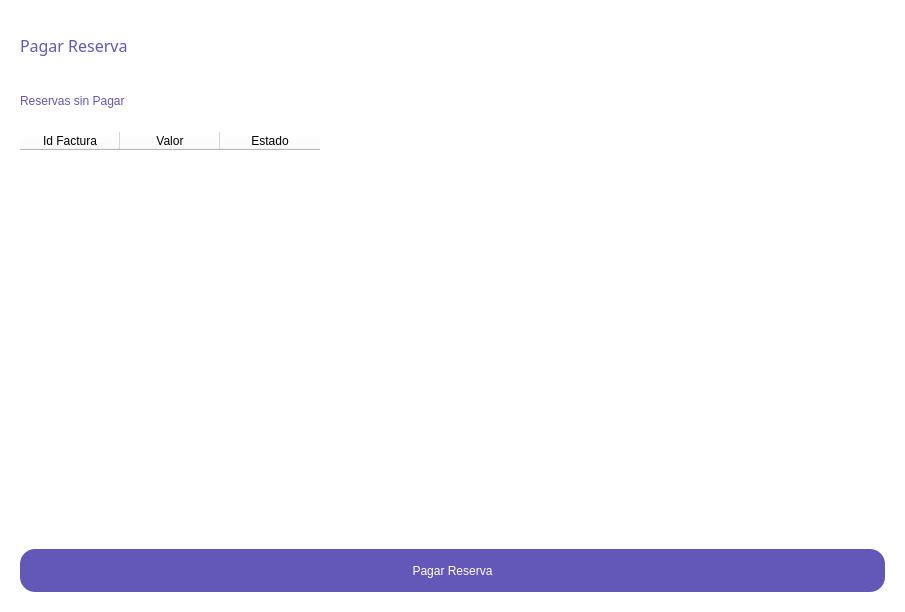
<?xml version="1.0" encoding="UTF-8"?>
<ui version="4.0">
 <class>Form</class>
 <widget class="QWidget" name="Form">
  <property name="geometry">
   <rect>
    <x>0</x>
    <y>0</y>
    <width>905</width>
    <height>612</height>
   </rect>
  </property>
  <property name="windowTitle">
   <string>Form</string>
  </property>
  <property name="styleSheet">
   <string notr="true">
QWidget
{
    background-color: white;
    border-radius: 20px;
}

QPushButton
{
    color: white;
    background-color: #6357B7;
    border-radius: 15px;
    font: 14pt &quot;Bahnschrift&quot;;
}

QPushButton:Pressed
{
    background-color: #C397E4;
}

QPushButton:disabled
{
    color: #6357B7;
    background-color: white;
    border-radius: 0px;
}

QLineEdit
{
    color: #6357B7;
    background-color: white;
    border : 2px solid #6357B7;
    border-radius: 15px;
    font: 10pt &quot;Bahnschrift&quot;;
    border: 1px solid #6357B7;
    padding: 10px;
}

QLabel
{
    background-color: transparent;
    color: #6357B7;
    font: 12pt &quot;Bahnschrift&quot;;
}

QComboBox
{
    border: 1px solid #6357B7;
    border-radius: 5px;
    padding: 1px 18px 1px 3px;
    min-width: 10px;
}

QTableWidget
{
	 color: #6357B7;
   	 font: 12pt &quot;Bahnschrift&quot;;
}</string>
  </property>
  <layout class="QHBoxLayout" name="horizontalLayout">
   <item>
    <widget class="QWidget" name="widget" native="true">
     <property name="minimumSize">
      <size>
       <width>465</width>
       <height>0</height>
      </size>
     </property>
     <layout class="QVBoxLayout" name="verticalLayout">
      <item>
       <widget class="QLabel" name="label">
        <property name="minimumSize">
         <size>
          <width>0</width>
          <height>20</height>
         </size>
        </property>
        <property name="maximumSize">
         <size>
          <width>16777215</width>
          <height>50</height>
         </size>
        </property>
        <property name="font">
         <font>
          <family>Bahnschrift</family>
          <pointsize>12</pointsize>
          <weight>50</weight>
          <italic>false</italic>
          <bold>false</bold>
         </font>
        </property>
        <property name="text">
         <string>Pagar Reserva</string>
        </property>
       </widget>
      </item>
      <item>
       <widget class="QLabel" name="label_6">
        <property name="minimumSize">
         <size>
          <width>0</width>
          <height>20</height>
         </size>
        </property>
        <property name="maximumSize">
         <size>
          <width>16777215</width>
          <height>50</height>
         </size>
        </property>
        <property name="text">
         <string>Reservas sin Pagar</string>
        </property>
       </widget>
      </item>
      <item>
       <widget class="QTableWidget" name="tableWidget">
        <property name="sizePolicy">
         <sizepolicy hsizetype="Expanding" vsizetype="Preferred">
          <horstretch>0</horstretch>
          <verstretch>0</verstretch>
         </sizepolicy>
        </property>
        <property name="minimumSize">
         <size>
          <width>0</width>
          <height>68</height>
         </size>
        </property>
        <property name="styleSheet">
         <string notr="true"/>
        </property>
        <property name="alternatingRowColors">
         <bool>true</bool>
        </property>
        <property name="selectionMode">
         <enum>QAbstractItemView::SingleSelection</enum>
        </property>
        <property name="selectionBehavior">
         <enum>QAbstractItemView::SelectRows</enum>
        </property>
        <column>
         <property name="text">
          <string>Id Factura</string>
         </property>
        </column>
        <column>
         <property name="text">
          <string>Valor</string>
         </property>
        </column>
        <column>
         <property name="text">
          <string>Estado</string>
         </property>
        </column>
       </widget>
      </item>
      <item>
       <widget class="QPushButton" name="pushButton_2">
        <property name="minimumSize">
         <size>
          <width>0</width>
          <height>43</height>
         </size>
        </property>
        <property name="text">
         <string>Pagar Reserva</string>
        </property>
       </widget>
      </item>
     </layout>
    </widget>
   </item>
  </layout>
 </widget>
 <resources/>
 <connections/>
</ui>
